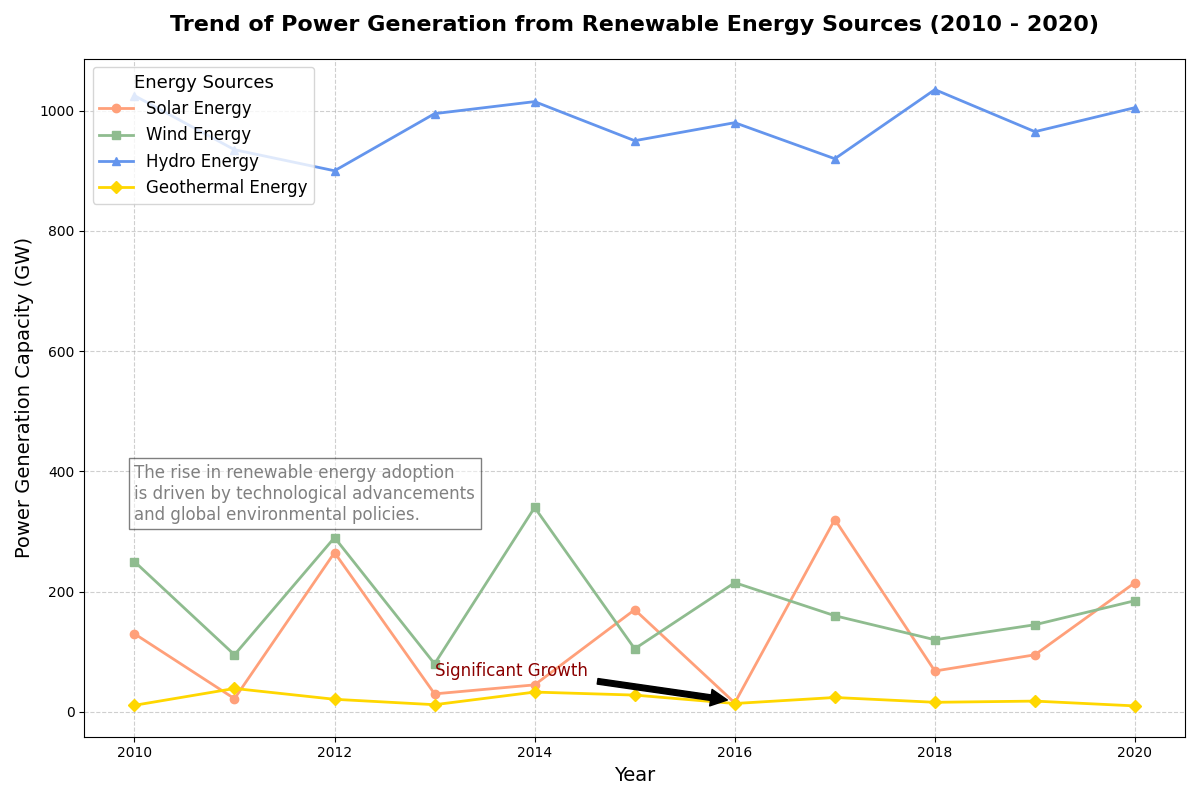

Generate this figure with Python:
import matplotlib.pyplot as plt
import numpy as np

# Data for plotting, shuffled within their respective groups
years = np.arange(2010, 2021)
solar_energy = [130, 22, 265, 30, 45, 170, 15, 320, 68, 95, 215]
wind_energy = [250, 95, 290, 80, 340, 105, 215, 160, 120, 145, 185]
hydro_energy = [1025, 935, 900, 995, 1015, 950, 980, 920, 1035, 965, 1005]
geothermal_energy = [11, 39, 21, 12, 33, 28, 14, 24, 16, 18, 10]

# Setting up the plot
fig, ax = plt.subplots(figsize=(12, 8))

# Plotting the data
ax.plot(years, solar_energy, marker='o', linestyle='-', color='#FFA07A', linewidth=2, label='Solar Energy')
ax.plot(years, wind_energy, marker='s', linestyle='-', color='#8FBC8F', linewidth=2, label='Wind Energy')
ax.plot(years, hydro_energy, marker='^', linestyle='-', color='#6495ED', linewidth=2, label='Hydro Energy')
ax.plot(years, geothermal_energy, marker='D', linestyle='-', color='#FFD700', linewidth=2, label='Geothermal Energy')

# Labels and title
plt.title('Trend of Power Generation from Renewable Energy Sources (2010 - 2020)', fontsize=16, fontweight='bold', pad=20)
plt.xlabel('Year', fontsize=14)
plt.ylabel('Power Generation Capacity (GW)', fontsize=14)

# Grid and legend
plt.grid(True, linestyle='--', alpha=0.6)
plt.legend(title='Energy Sources', title_fontsize='13', fontsize='12', loc='upper left')

# Annotation
ax.annotate('Significant Growth', xy=(2016, 18), xytext=(2013, 60),
             arrowprops=dict(facecolor='black', shrink=0.05), fontsize=12, color='darkred')

# Contextual text
plt.text(2010, 320, "The rise in renewable energy adoption\nis driven by technological advancements\nand global environmental policies.",
         fontsize=12, color='grey', bbox=dict(facecolor='white', alpha=0.5))

# Layout and show
plt.tight_layout()
plt.show()
